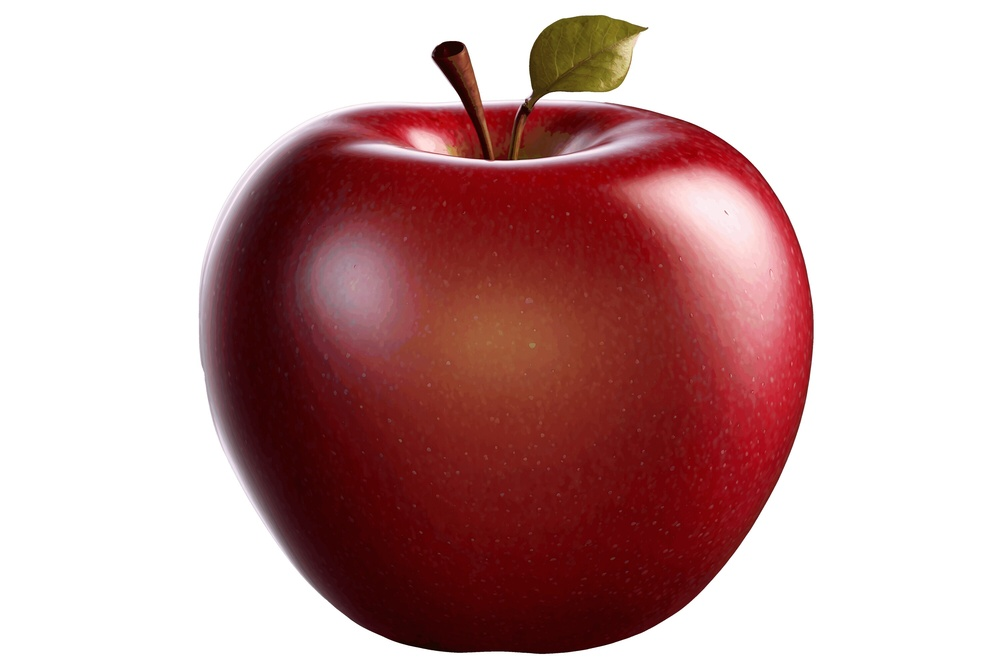
#> input picture Day 6/apple.jpg, 1000 x 667 px, shrunk from 3000 x 2000 before the run
$ python task9.py
#> lines starting #> are read from the running program, lines starting #| are printed output that depends on the picture
#Task 9: Padding Mathematics Implement Zero Padding manually. Implement Same Padding manually. Compare the image dimensions before and after padding. Explain why padding is required during convolution.

import cv2
import numpy as np
import matplotlib.pyplot as plt

image = cv2.imread("apple.jpg", 0)
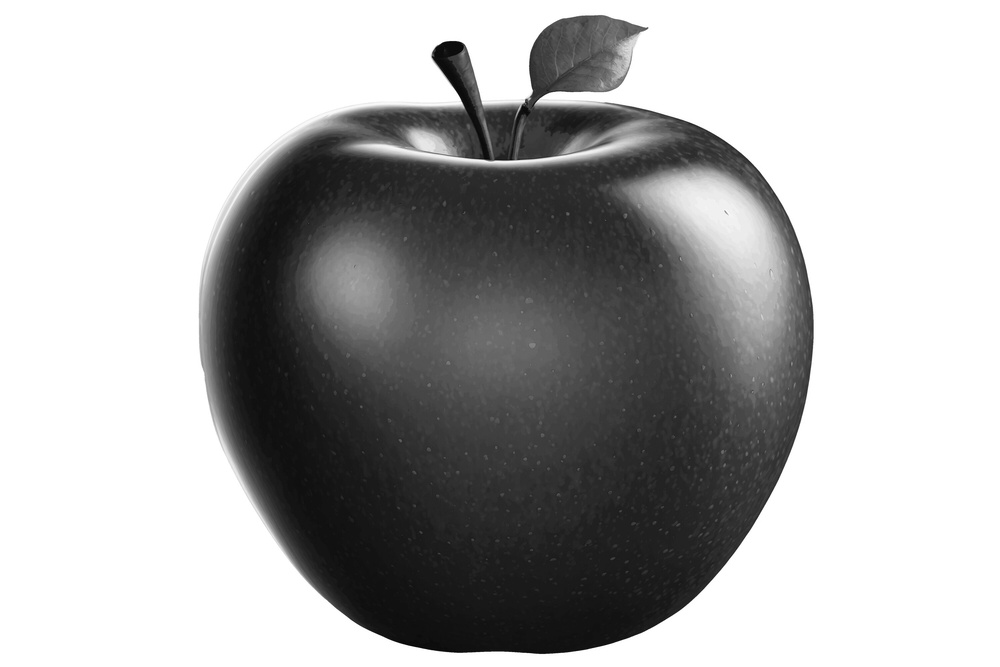
#> image: shape (667, 1000); min 0, max 255, mean 173.8

pad = 1

h, w = image.shape
#> h = 667; w = 1000

zero_padded = np.zeros((h + 2*pad, w + 2*pad), dtype=np.uint8)

for i in range(h):
    for j in range(w):
        zero_padded[i+pad][j+pad] = image[i][j]
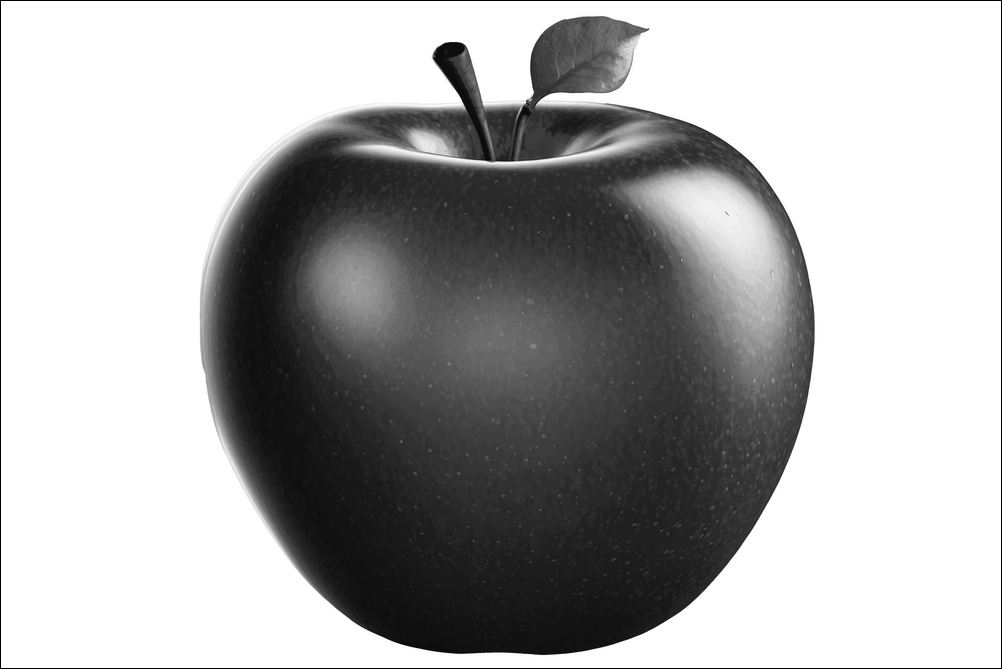
#> zero_padded: shape (669, 1002); min 0, max 255, mean 173

print("Original Shape =", image.shape)
#| Original Shape = (667, 1000)
print("Zero Padded Shape =", zero_padded.shape)
#| Zero Padded Shape = (669, 1002)

plt.figure(figsize=(8,4))

plt.subplot(1,2,1)
plt.imshow(image, cmap="gray")
plt.title("Original")

plt.subplot(1,2,2)
plt.imshow(zero_padded, cmap="gray")
plt.title("Zero Padding")

plt.show()
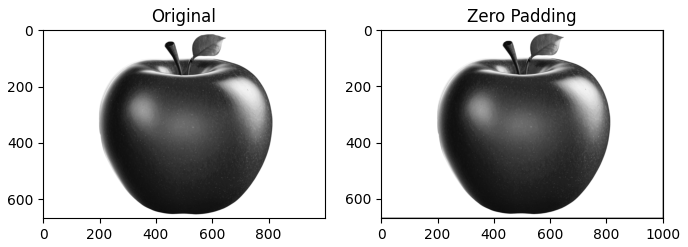
#> figure drawn by matplotlib, 2 panels

#Explanation
#Zero padding adds zeros around the border of the image, increasing its dimensions.
#Same padding uses enough padding to keep the output image the same size as the input after convolution.
#Padding is important because it preserves edge information and prevents excessive shrinking of the image during repeated convolution operations.
